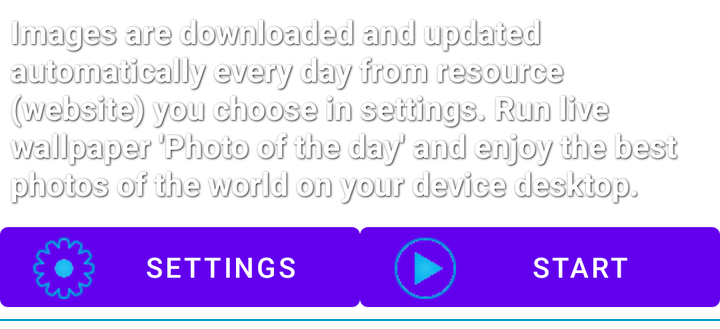
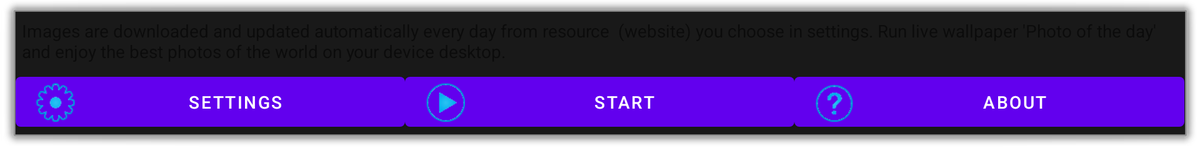

Two renders of one Android screen. The first uses the default layout on a phone; the second uses the alternative layout the repository ships for a different screen configuration, on a matching device. The two XML files are below.
<!-- AndroidManifest.xml: fallback theme Theme.MaterialComponents.DayNight.NoActionBar -->
<!-- res/layout/install_wallpaper_include.xml -->
<?xml version="1.0" encoding="UTF-8"?>
<LinearLayout xmlns:android="http://schemas.android.com/apk/res/android"
    android:layout_width="wrap_content"
    android:layout_height="wrap_content"
    android:orientation="vertical" >

	<TextView
	    android:id="@+id/tv_install_widget"
	    style="@style/GalleryItemShadowText"
	    android:layout_width="match_parent"
	    android:layout_height="0dp"
	    android:layout_weight="1"
	    android:ellipsize="end"
	    android:maxLines="10"
	    android:padding="5dp"
	    android:text="@string/installWallpaper"
	    android:textAppearance="?android:attr/textAppearanceSmall" />

	<LinearLayout
	    android:layout_width="match_parent"
	    android:layout_height="wrap_content" >

		<Button
		    android:id="@+id/installSettingsButton"
		    android:layout_width="0dp"
		    android:layout_weight="0.5"
		    android:layout_height="wrap_content"
			android:gravity="center"		    
	        android:text="@string/installSettings"
		    android:contentDescription="@string/installSettings"
		    android:drawableLeft="@drawable/ic_widget_settings_dark" />

	    <Button
		    android:id="@+id/installStartButton"
		    android:layout_width="0dp"
		    android:layout_weight="0.5"
		    android:layout_height="wrap_content"
		    android:gravity="center"		    
	        android:text="@string/installStart"
	        android:contentDescription="@string/installStart"
		    android:drawableLeft="@drawable/ic_gallery_run_wallpaper" />
	    
	</LinearLayout>

	<View
	    android:id="@+id/view1"
	    android:layout_width="wrap_content"
	    android:layout_height="1dp"
	    android:layout_marginBottom="4dp"
	    android:background="#0099CC" />

</LinearLayout>
<!-- resources referenced by this layout -->
<resources>
  <!-- drawable ic_gallery_run_wallpaper: png bitmap (drawable-hdpi, 1229 bytes) -->
  <!-- drawable ic_widget_settings_dark: png bitmap (drawable-hdpi, 1404 bytes) -->
  <string name="installSettings">Settings</string>
  <string name="installStart">Start</string>
  <string name="installWallpaper">"Images are downloaded and updated automatically every day from resource  (website) you choose in settings. Run live wallpaper 'Photo of the day' and enjoy the best photos of the world on your device desktop."</string>
  <style name="GalleryItemShadowText">
          <item name="android:padding">2dp</item>
      	<item name="android:textSize">16sp</item>
      	<item name="android:textStyle">bold</item>
  		<item name="android:textColor">@color/text_white</item>
  		<item name="android:shadowColor">@color/text_black</item>
  		<item name="android:shadowDx">1</item>
  		<item name="android:shadowDy">1</item>	
  		<item name="android:shadowRadius">2</item>
    	</style>
  <color name="text_white">#FFFFFF</color>
  <color name="text_black">#000</color>
</resources>
<!-- res/layout-large-land/install_wallpaper_include.xml (the repository's variant of the layout above) -->
<!-- drawn on a 7-inch tablet turned sideways -->
<?xml version="1.0" encoding="UTF-8"?>
<LinearLayout xmlns:android="http://schemas.android.com/apk/res/android"
    android:layout_width="wrap_content"
    android:layout_height="wrap_content"
    android:orientation="vertical" 
    android:background="@android:drawable/dialog_frame">

	<TextView
	    android:id="@+id/tv_install_widget"
	    android:layout_width="match_parent"
	    android:layout_height="0dp"
	    android:layout_weight="1"
	    android:ellipsize="end"
	    android:maxLines="10"
	    android:padding="5dp"
	    android:text="@string/installWallpaper"
	    android:inputType="textMultiLine"
	    android:textAppearance="?android:attr/textAppearanceSmall"
	    style="@style/GalleryIncludeText" />

	<LinearLayout
	    android:layout_width="match_parent"
	    android:layout_height="wrap_content" >

		<Button
		    android:id="@+id/installSettingsButton"
		    android:layout_width="0dp"
		    android:layout_weight="1"
		    android:layout_height="wrap_content"
			android:gravity="center"		    
	        android:text="@string/installSettings"
		    android:contentDescription="@string/installSettings"
		    android:drawableLeft="@drawable/ic_widget_settings_dark" />

	    <Button
		    android:id="@+id/installStartButton"
		    android:layout_width="0dp"
		    android:layout_weight="1"
		    android:layout_height="wrap_content"
		    android:gravity="center"		    
	        android:text="@string/installStart"
	        android:contentDescription="@string/installStart"
		    android:drawableLeft="@drawable/ic_gallery_run_wallpaper" />

	    <Button
		    android:id="@+id/installAboutButton"
		    android:layout_width="0dp"
		    android:layout_weight="1"
		    android:layout_height="wrap_content"
		    android:gravity="center"		    
	        android:text="@string/installAbout"
		    android:drawableLeft="@drawable/ic_gallery_about" />
	    
	</LinearLayout>
</LinearLayout>
<!-- resources referenced by the variant -->
<!-- as a 7-inch tablet turned sideways resolves them -->
<resources>
  <!-- drawable ic_gallery_about: png bitmap (drawable-hdpi, 1677 bytes) -->
  <!-- drawable ic_gallery_run_wallpaper: png bitmap (drawable-hdpi, 1229 bytes) -->
  <!-- drawable ic_widget_settings_dark: png bitmap (drawable-hdpi, 1404 bytes) -->
  <string name="installAbout">About</string>
  <string name="installSettings">Settings</string>
  <string name="installStart">Start</string>
  <string name="installWallpaper">"Images are downloaded and updated automatically every day from resource  (website) you choose in settings. Run live wallpaper 'Photo of the day' and enjoy the best photos of the world on your device desktop."</string>
</resources>
